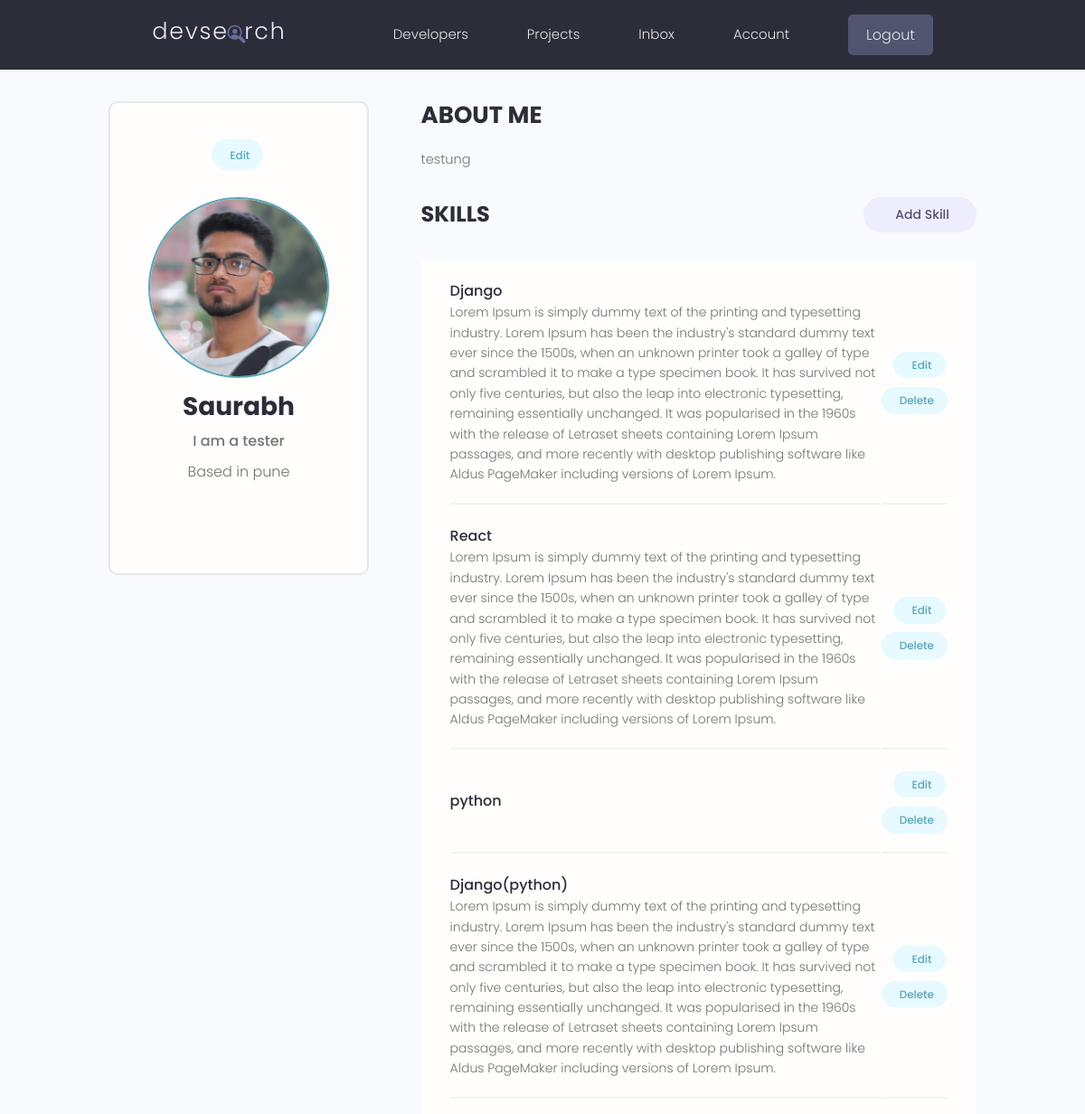
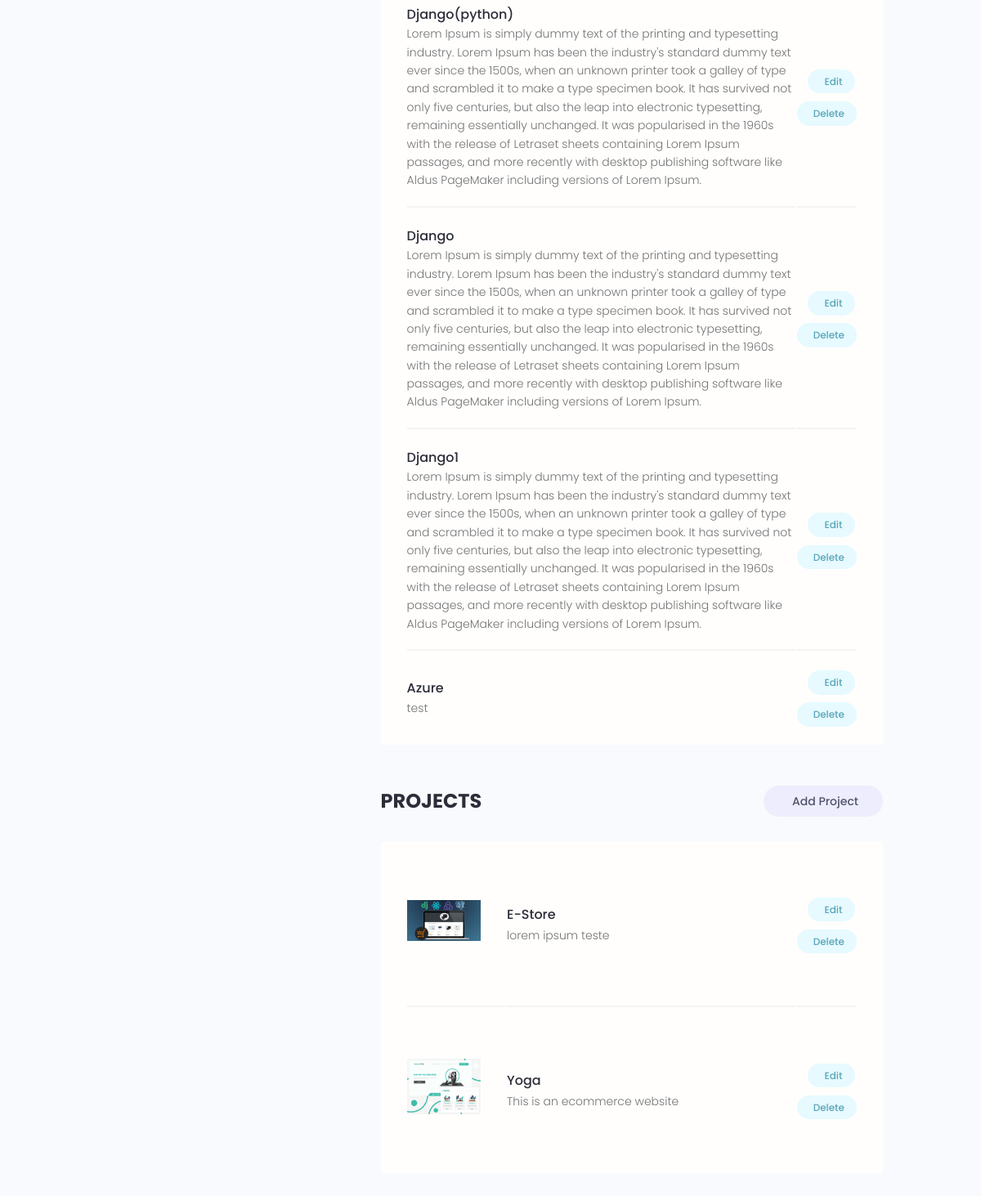
/account/ (signed in), run on the app's committed database (2 pictures, top to bottom).
### users/models.py (models this page shows, shortened)
class Profile(models.Model):
    user = models.OneToOneField(User, on_delete=models.CASCADE , null=True , blank=True)
    name = models.CharField(max_length=200 , blank=True,null=True)
    email = models.EmailField(max_length=500,blank=True,null=True)
    username = models.CharField(max_length=200 , blank=True,null=True)
    location = models.CharField(max_length=200 , blank=True,null=True)
    short_intro = models.CharField(max_length=200 , blank=True,null=True)
    bio = models.TextField(blank=True , null=True)
    profile_image = models.ImageField(null=True,blank=True,upload_to='profiles/' ,default="profiels/user-default.png")
    social_github = models.CharField(max_length=200 , blank=True,null=True)
    social_twitter = models.CharField(max_length=200 , blank=True,null=True)
    social_linkedin = models.CharField(max_length=200 , blank=True,null=True)
    social_website = models.CharField(max_length=200 , blank=True,null=True)
    created = models.DateTimeField(auto_now_add=True)
    id = models.UUIDField(default= uuid.uuid4, unique=True, primary_key=True, editable=False)

class Skill(models.Model):
    owner = models.ForeignKey(Profile , on_delete=models.CASCADE, null=True, blank=True)
    name = models.CharField(max_length=200 , blank=True,null=True)
    description = models.TextField(blank=True , null=True)
    created = models.DateTimeField(auto_now_add=True)
    id = models.UUIDField(default= uuid.uuid4, unique=True, primary_key=True, editable=False)

### testing/models.py (models this page shows, shortened)
class Project(models.Model):
    owner = models.ForeignKey(
        Profile, null=True, blank=True, on_delete=models.CASCADE)
    title = models.CharField(max_length=200)
    description = models.TextField(null=True, blank=True)
    featured_image = models.ImageField(
        null=True, blank=True, default="default.jpg")
    demo_link = models.CharField(max_length=2000, null=True, blank=True)
    source_link = models.CharField(max_length=2000, null=True, blank=True)
    tags = models.ManyToManyField('Tag', blank=True)
    vote_total = models.IntegerField(default=0, null=True, blank=True)
    vote_ratio = models.IntegerField(default=0, null=True, blank=True)
    created = models.DateTimeField(auto_now_add=True)
    id = models.UUIDField(default=uuid.uuid4, unique=True,
                          primary_key=True, editable=False)
    class Meta:
        ordering = ['-vote_ratio', '-vote_total', 'title']

### users/views.py (the view)
# urls.py: path('account/', views.userAccount, name="account"),
@login_required(login_url='login')
def userAccount(request):
    profile = request.user.profile
    skills = profile.skill_set.all()
    projects = profile.project_set.all()
    context = {'profile' : profile , 'skills' : skills, 'projects' : projects}
    return render(request , 'users/account.html' , context)

### users/templates/users/account.html (shortened to what this page needs)
{% extends 'main.html' %} {% block content %}
<main class="settingsPage profile my-md">
  <div class="container">
    <div class="layout">
      <div class="column column--1of3">
        <div class="card text-center">
          <div class="card__body dev">
            <a class="tag tag--pill tag--main settings__btn" href="{% url 'edit-account' %}"
              > Edit</a
            >
            <img
              class="avatar avatar--xl dev__avatar"
              src="{{profile.profile_image.url}}"
            />
            <h2 class="dev__name">{{profile.name}}</h2>
            <p class="dev__title">{{profile.short_intro}}</p>
            <p class="dev__location">Based in {{profile.location}}</p>
           </div>
        </div>
      </div>
      <div class="column column--2of3">
        <div class="devInfo">
          <h3 class="devInfo__title">About Me</h3>
          <p class="devInfo__about">{{profile.bio}} </p>
        </div>
        <div class="settings">
          <h3 class="settings__title">Skills</h3>
          <a class="tag tag--pill tag--sub settings__btn tag--lg" href="{% url 'create-skill' %}"
            > Add Skill</a
          >
        </div>
        <table class="settings__table">
          {% for skill in skills %}
          <tr>
            <td class="settings__tableInfo">
              <h4>{{skill.name}}</h4>
              <p>{{skill.description}} </p>
            </td>
            <td class="settings__tableActions">
              <a class="tag tag--pill tag--main settings__btn" href="{% url 'update-skill' skill.id %}"
                > Edit</a
              >
              <a class="tag tag--pill tag--main settings__btn" href="{% url 'delete-skill' skill.id %}?next=/account"
                > Delete</a
              >
            </td>
          </tr>
          {% endfor %}
        </table>
        <div class="settings">
          <h3 class="settings__title">Projects</h3>
          <a class="tag tag--pill tag--sub settings__btn tag--lg" href="{% url 'create-project' %}"
            > Add Project</a
          >
        </div>
        <table class="settings__table">
          {% for project in projects %}
          <tr>
            <td class="settings__thumbnail">
              <a href="{% url 'project' project.id %}"
                ><img src="{{project.featured_image.url}}" alt="Project Thumbnail"
              /></a>
            </td>
            <td class="settings__tableInfo">
              <a href="single-project.html">{{project.title}}</a>
              <p>
                {{project.description|slice:"150"}}</p>
            </td>
            <td class="settings__tableActions">
              <a class="tag tag--pill tag--main settings__btn" href="{% url 'update-project' project.id %}"
                > Edit</a
              >
              <a class="tag tag--pill tag--main settings__btn" href="{% url 'delete-project' project.id %}"
                > Delete</a
              >
            </td>
          </tr>
          {% endfor %}
        </table>
      </div>
    </div>
  </div>
</main>
{% endblock %}

### static/styles/app.css (style rules this page uses)
:root { --color-sub: #2d2d39; }
.card { border: 2px solid var(--color-light); }
img { width: 100%; }
.profile .card > .dev { padding: 4rem; }
.dev__avatar { display: block; margin: auto; }
.dev__name { color: var(--color-sub); font-size: 2.8rem; font-weight: 700; margin-top: 1rem; margin-bottom: 0.5rem; }
.dev__title { font-size: 1.6rem; font-weight: 500; line-height: 1.3; }
.dev__location { margin-top: 1rem; }
.devInfo { margin-bottom: 3rem; }
.devInfo__title, .devInfo__subtitle { font-size: 2.6rem; color: var(--color-sub); text-transform: uppercase; font-weight: 700; margin-bottom: 1.5rem; }
.devInfo__about, .devSkill__info { font-size: 1.45rem; line-height: 1.7; text-align: justify; }
.settingsPage .dev > .settings__btn { display: inline-block; margin-bottom: 3rem; }
.settings { display: flex; justify-content: space-between; align-items: center; }
.settings__title { font-size: 2.4rem; text-transform: uppercase; font-weight: 700; color: var(--color-sub); }
.settings__table { margin-top: 3rem; margin-bottom: 5rem; padding: 0 3rem; background: var(--color-white); }
.settings__table tr { width: 100%; }
.settings__table tr > td { padding: 2rem 0; }
.settings__table tr:not(:last-child) td { border-bottom: 2px solid var(--color-white-light); }
.settings__thumbnail { width: 23%; min-width: 10rem; }
.settings__thumbnail img { padding-right: 3rem; height: 15rem; object-fit: contain; }
.settings__tableInfo { width: 100%; }
.settings__tableInfo h4, .settings__tableInfo a { padding-right: 1rem; width: auto; font-size: 1.6rem; font-weight: 500; color: var(--color-sub); }
.settings__tableInfo p { font-size: 1.4rem; }
.settings__tableActions { text-align: right; }

### static/uikit/styles/modules/_variables.css (style rules this page uses)
:root { --color-main: #5aa5b9; --color-main-light: #e6faff; --color-sub: #3f4156; --color-sub-light: #51546e; --color-sub-lighter: #ededfd; --color-text: #737373; --color-gray: #8b8b8b; --color-light: #e5e7eb; --color-light-gray: #767676; --color-bg: #f8fafd; --color-white: #fffefd; --color-white-light: #f3f3f3; --color-success: #359e64; --color-success-bg: #def8e8; --color-error: #fc4b0b; --color-error-bg: #fff2ee; --font-base: 'Poppins', arial, helvetica, 'Segoe UI', roboto, ubuntu, sans-serif; --font-monospace: 'Fira Code', 'Courier New', courier, monospace; --font-regular: 300; --font-medium: 500; --font-bold: 700; --generic-shadow: 1px 1px 5px #00000010; --generic-transition: all 0.3s ease-in-out; }

### static/uikit/styles/modules/_base.css (style rules this page uses)
* { margin: 0; padding: 0; box-sizing: border-box; text-rendering: optimizeLegibility; color: inherit; font-size: inherit; }
html { font-size: 50%; }
@media only screen and (min-width: 480px) { html { font-size: 56.25%; } }
@media only screen and (min-width: 1200px) { html { font-size: 62.5%; } }
body { line-height: 1.6; font-weight: 400; font-size: 1.5rem; color: var(--color-text); background-color: var(--color-bg); min-height: 100vh; }

### static/uikit/styles/modules/_typography.css (style rules this page uses)
* { font-family: var(--font-base); }
h2 { font-size: 3.6rem; font-weight: var(--font-bold); }
h3 { font-size: 3.2rem; font-weight: var(--font-medium); }
h4 { font-size: 2.8rem; font-weight: var(--font-medium); }
p, span, strong { font-size: 1.6rem; color: var(--color-text); font-weight: var(--font-regular); }
a { padding-bottom: 2px; text-decoration: none; display: inline-block; color: var(--color-main); font-weight: var(--font-medium); }

### static/uikit/styles/modules/_utilities.css (style rules this page uses)
.container { width: 92%; max-width: 165rem; margin: 0 auto; box-sizing: border-box; }
@media screen and (min-width: 1000px) { .container { width: 90%; } }
@media screen and (min-width: 1200px) { .container { width: 80%; } }
.text-center { text-align: center; }
.my-md { margin: 3rem auto; }

### static/uikit/styles/modules/_avatar.css (style rules this page uses)
.avatar { border-radius: 50%; border: 2px solid var(--color-main); object-fit: cover; }
.avatar--xl { height: 20rem; width: 20rem; }

### static/uikit/styles/modules/_card.css (style rules this page uses)
.card { border-radius: 1rem; background-color: var(--color-white); border: 1.5px solid var(--color-light); width: auto; height: auto; margin-top: 0.5rem; margin-bottom: 0.5rem; overflow: hidden; }
.card__body, .card__header { padding: 2rem 2.5rem; }

### static/uikit/styles/modules/_layout.css (style rules this page uses)
.layout { display: flex; flex-flow: row wrap; justify-content: space-between; }
.layout > .column { margin-bottom: 3rem; }
.layout > .column.column--1of3 { flex-basis: 30%; }
.layout > .column.column--2of3 { flex-basis: 64%; }

### data on the page
Profile: profile_image (picture), name "Saurabh", short_intro "I am a tester", location "pune", bio "testung"
Skill: name "Django", description "Lorem Ipsum is simply dummy text of the printing and typesetting industry. Lorem Ipsum has been the industry's standard dummy text ever since the 1500s, when an unknown printer took a galley of type and scrambled it to make a type specimen book. It has survived not only five centuries, but also the leap into electronic typesetting, remaining essentially unchanged. It was popularised in the 1960s with the release of Letraset sheets containing Lorem Ipsum passages, and more recently with desktop publishing software like Aldus PageMaker including versions of Lorem Ipsum."
Skill: name "React", description "Lorem Ipsum is simply dummy text of the printing and typesetting industry. Lorem Ipsum has been the industry's standard dummy text ever since the 1500s, when an unknown printer took a galley of type and scrambled it to make a type specimen book. It has survived not only five centuries, but also the leap into electronic typesetting, remaining essentially unchanged. It was popularised in the 1960s with the release of Letraset sheets containing Lorem Ipsum passages, and more recently with desktop publishing software like Aldus PageMaker including versions of Lorem Ipsum."
Skill: name "python"
Skill: name "Django(python)", description "Lorem Ipsum is simply dummy text of the printing and typesetting industry. Lorem Ipsum has been the industry's standard dummy text ever since the 1500s, when an unknown printer took a galley of type and scrambled it to make a type specimen book. It has survived not only five centuries, but also the leap into electronic typesetting, remaining essentially unchanged. It was popularised in the 1960s with the release of Letraset sheets containing Lorem Ipsum passages, and more recently with desktop publishing software like Aldus PageMaker including versions of Lorem Ipsum."
Skill: name "Django(python)", description "Lorem Ipsum is simply dummy text of the printing and typesetting industry. Lorem Ipsum has been the industry's standard dummy text ever since the 1500s, when an unknown printer took a galley of type and scrambled it to make a type specimen book. It has survived not only five centuries, but also the leap into electronic typesetting, remaining essentially unchanged. It was popularised in the 1960s with the release of Letraset sheets containing Lorem Ipsum passages, and more recently with desktop publishing software like Aldus PageMaker including versions of Lorem Ipsum."
Skill: name "Django", description "Lorem Ipsum is simply dummy text of the printing and typesetting industry. Lorem Ipsum has been the industry's standard dummy text ever since the 1500s, when an unknown printer took a galley of type and scrambled it to make a type specimen book. It has survived not only five centuries, but also the leap into electronic typesetting, remaining essentially unchanged. It was popularised in the 1960s with the release of Letraset sheets containing Lorem Ipsum passages, and more recently with desktop publishing software like Aldus PageMaker including versions of Lorem Ipsum."
Skill: name "Django1", description "Lorem Ipsum is simply dummy text of the printing and typesetting industry. Lorem Ipsum has been the industry's standard dummy text ever since the 1500s, when an unknown printer took a galley of type and scrambled it to make a type specimen book. It has survived not only five centuries, but also the leap into electronic typesetting, remaining essentially unchanged. It was popularised in the 1960s with the release of Letraset sheets containing Lorem Ipsum passages, and more recently with desktop publishing software like Aldus PageMaker including versions of Lorem Ipsum."
Skill: name "Azure", description "test"
Project: featured_image (picture), title "E-Store", description "lorem ipsum teste"
Project: featured_image (picture), title "Yoga", description "This is an ecommerce website"
